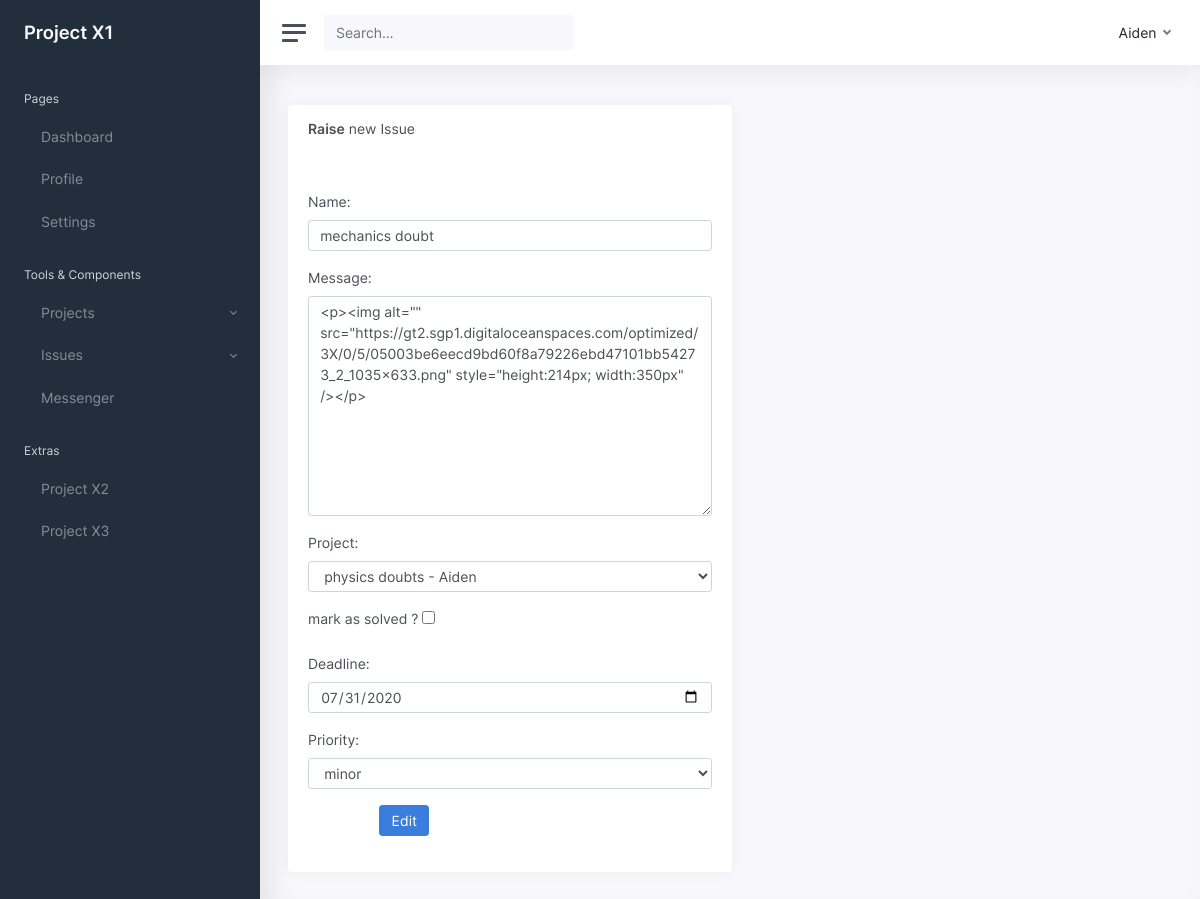
Page /issues/update/2/ (signed in) on the committed database.
### issues/models.py (models this page shows, shortened)
class Issue(models.Model):
    name = models.CharField(max_length=255, unique=True)
    user = models.ForeignKey(User,null=True,on_delete=models.CASCADE,related_name='issues')
    created_at = models.DateTimeField(auto_now=True)
    message = RichTextField(blank=True,null=True)
    project = models.ForeignKey(Project,on_delete=models.SET_NULL,related_name="issues",null=True,blank=True)
    tags = TaggableManager()
    solve = models.BooleanField(default = False)
    members = models.ManyToManyField(User,through="IssueMember")
    deadline = models.DateField(auto_now_add=False,auto_now=False,default= None,null=True,blank=True)
    PRIORITY = [
        ('Critical','Critical'),
        ('major','major'),
        ('minor','minor'),
    ]
    priority = models.CharField(max_length=10,choices = PRIORITY,default='minor')
    class Meta:
        ordering = ['created_at']

### projects/models.py (models this page shows, shortened)
class Project(models.Model):
    user = models.ForeignKey(User,null=True,on_delete=models.CASCADE,related_name='projects')
    name = models.CharField(max_length=255, unique=True)
    created_at = models.DateTimeField(auto_now=True)
    description = RichTextField(blank=True,null=True)
    tags = TaggableManager()
    complete = models.BooleanField(default = False)
    members = models.ManyToManyField(User,through="ProjectMember")
    def __str__(self):
        return '%s - %s' % (self.name,self.user.username)
    class Meta:
        ordering = ["name"]
        unique_together = ['user','name']

### issues/views.py (the view, shortened to what this page needs)
# urls.py: url(r"update/(?P<pk>\d+)/$",views.UpdateIssue,name="update"),
@login_required
def UpdateIssue(request,pk):
    issue = models.Issue.objects.get(id=pk)
    form = forms.IssueForm(instance=issue)
    message=''
    context = {'form':form,'message':message,'issue':issue}
    return render(request, 'issues/issue_update_form.html', context)

### issues/forms.py
class IssueForm(forms.ModelForm):
    class Meta:
        fields = '__all__'
        exclude = ['user','created_at','members']
        model = models.Issue
        labels = {'solve':'mark as solved ?'}
        help_texts = {'tags':''}
        widgets = {
            'name':forms.TextInput(attrs={'class':'form-control'}),
            'message':forms.Textarea(attrs={'class':'form-control'}),
            'project':forms.Select(attrs={'class':'form-control'}),
            'tags':TagWidget(attrs={'class':'form-control','data-role':'tagsinput','placeholder':'press enter to add more tags'}),
            'solve':forms.CheckboxInput(attrs={}),
            'deadline':forms.DateInput(attrs={'class':'form-control','type':'date'}),
            'priority':forms.Select(attrs={'class':'form-control'}),
        }
    def __init__(self, *args, **kwargs):
        user = kwargs.pop("user", None)
        super().__init__(*args, **kwargs)
        if user is not None:
            self.fields['project'].queryset = (
                models.Project.objects.filter( Q(user__pk=user.pk) | Q(members__pk=user.pk) )
            )

### issues/templates/issues/issue_update_form.html (shortened to what this page needs)
{% extends "issues/issue_base.html" %}
{% block issue_content %}
<main class="content">
	<div class="container-fluid p-0">
		<div class="row">
			<div class="card">
				<div class="card-header">
					<h5 class="card-title"><strong>Raise</strong> new Issue</h5>
				</div>
				<div class="card-body">
					<form method="POST" action="{% url 'issues:update' pk=issue.pk %}">
						{{form.as_p}}
						<div class="form-group row">
							<div class="col-sm-10 ml-sm-auto">
								<button type="submit" class="btn btn-primary">Edit</button>
							</div>
						</div>
					</form>
				</div>
			</div>
		</div>
	</div>
</main>
{% endblock %}

### templates/base.html (shortened to what this page needs)
<!DOCTYPE html>
<html lang="en">
{% load static %}
<head>
    <link href="{%static 'css/app.css' %}" rel="stylesheet">
</head>
<body>
    <div class="wrapper">
        <nav id="sidebar" class="sidebar">
            <div class="sidebar-content js-simplebar">
                <a class="sidebar-brand" href="{% url 'home' %}">
                    <span class="align-middle">Project X1</span>
                </a>
                <ul class="sidebar-nav">
                    <li class="sidebar-header">
                        Pages
                    </li>
                    <li class="sidebar-item ">
                        <a class="sidebar-link" href="{% url 'home' %}">
                             <span
                                class="align-middle">Dashboard</span>
                        </a>
                    </li>
                    <li class="sidebar-item">
                        <a class="sidebar-link" href="{% url 'accounts:profile' pk=user.pk %}">
                             <span class="align-middle">Profile</span>
                        </a>
                    </li>
                    <li class="sidebar-item">
                        <a class="sidebar-link" href="{% url 'set' %}">
                             <span
                                class="align-middle">Settings</span>
                        </a>
                    </li>
                    <li class="sidebar-header">
                        Tools & Components
                    </li>
                    <li class="sidebar-item">
                        <a href="#ui" data-toggle="collapse" class="sidebar-link collapsed">
                             <span
                                class="align-middle">Projects</span>
                        </a>
                    </li>
                </ul>
                <li class="sidebar-item">
                    <a href="#forms" data-toggle="collapse" class="sidebar-link collapsed">
                         <span
                            class="align-middle">Issues</span>
                    </a>
                </li>
                <li class="sidebar-item">
                    <a class="sidebar-link" href="{% url 'chats:all' %}">
                         <span class="align-middle">Messenger</span>
                    </a>
                </li>
                <li class="sidebar-header">
                    Extras
                </li>
                <li class="sidebar-item">
                    <a class="sidebar-link" href="#">
                         <span class="align-middle">Project X2</span>
                    </a>
                </li>
                <li class="sidebar-item">
                    <a class="sidebar-link" href="#">
                         <span class="align-middle">Project X3</span>
                    </a>
                </li>
            </div>
        </nav>
        <div class="main">
            <nav class="navbar navbar-expand navbar-light navbar-bg">
                <a class="sidebar-toggle d-flex">
                    <i class="hamburger align-self-center"></i>
                </a>
                <form action="{% url 'search' %}" method="POST" class="form-inline d-none d-sm-inline-block">
                    <div class="input-group input-group-navbar">
                        <input name="search" type="search" class="form-control" placeholder="Search…" aria-label="Search">
                        <div class="input-group-append">
                            <button class="btn" type="submit">
                            </button>
                        </div>
                    </div>
                </form>
                <div class="navbar-collapse collapse">
                    <ul class="navbar-nav navbar-align">
                        <li class="nav-item dropdown">
                            <a class="nav-link dropdown-toggle d-none d-sm-inline-block" href="#"
                                data-toggle="dropdown">
                                <span class="text-dark">{{user.username}}</span>
                            </a>
                        </li>
                    </ul>
                </div>
            </nav>
            {% block content %}
            {% endblock %}
        </div>
    </div>
</body>
</html>

### rows in the picture
Issue: name "mechanics doubt", message "<p><img alt=\"\" src=\"https://gt2.sgp1.digitaloceanspaces.com/optimized/3X/0/5/05003be6eecd9bd60f8a79226ebd47101bb54273_2_1035x633.png\" style=\"height:214px; width:350px\" /></p>", project "physics doubts - Aiden", deadline "07/31/2020", priority "minor"

### other values in the picture
{{ user.username }} "Aiden"
